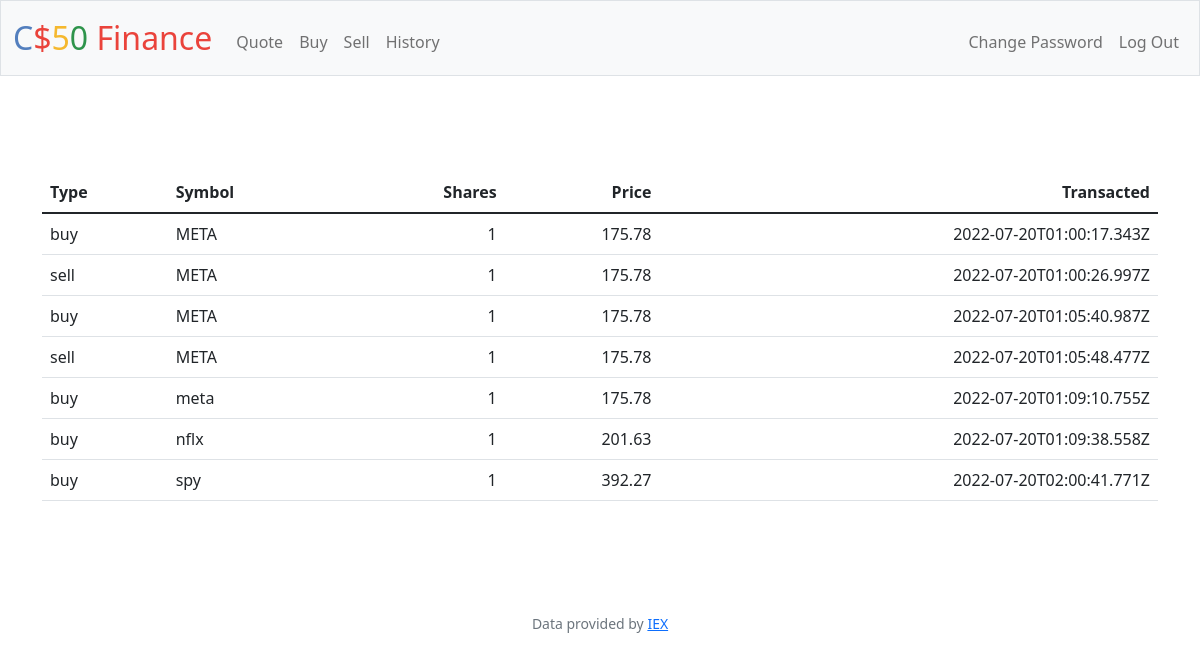
The page /history (signed in) on the database its author committed.
### tables this page shows
CREATE TABLE transactions (user_id INTEGER NOT NULL, type TEXT NOT NULL, symbol TEXT NOT NULL, shares TEXT NOT NULL, price REAL NOT NULL, date TEXT, FOREIGN KEY(user_id) REFERENCES users(id));

### app.py (the view)
@app.route("/history")
@login_required
def history():
    user_id = session["user_id"]
    historic = db.execute("SELECT type,symbol,shares,price,date FROM transactions WHERE user_id = ?", user_id)
    return render_template("/history.html", historic=historic)

### app.py (called while the page is built)
@app.after_request
def after_request(response):
    response.headers["Cache-Control"] = "no-cache, no-store, must-revalidate"
    response.headers["Expires"] = 0
    response.headers["Pragma"] = "no-cache"
    return response

### helpers.py (called while the page is built)
def login_required(f):
    @wraps(f)
    def decorated_function(*args, **kwargs):
        if session.get("user_id") is None:
            return redirect("/login")
        return f(*args, **kwargs)
    return decorated_function

### templates/history.html (shortened to what this page needs)
{% extends "layout.html" %}
{% block main %}
<main class="container py-5 text-center">
    <table class="table">
        <thead>
            <tr>
                <th class="text-start">Type</th>
                <th class="text-start">Symbol</th>
                <th class="text-end">Shares</th>
                <th class="text-end">Price</th>
                <th class="text-end">Transacted</th>
            </tr>
        </thead>
        <tbody>
            {% for history in historic %}
                <tr>
                    <td class="text-start">{{ history["type"] }}</td>
                    <td class="text-start">{{ history["symbol"] }}</td>
                    <td class="text-end">{{ history["shares"] }}</td>
                    <td class="text-end">{{ history["price"] }}</td>
                    <td class="text-end">{{ history["date"] }}</td>
                </tr>
            {% endfor %}
        </tbody>
    </table>
</main>
{% endblock %}

### templates/layout.html (shortened to what this page needs)
<!DOCTYPE html>
<html lang="en">
    <head>
        <link href="https://cdn.jsdelivr.net/npm/bootstrap@5.1.3/dist/css/bootstrap.min.css" rel="stylesheet">
        <link href="/static/styles.css" rel="stylesheet">
    </head>
    <body>
        <nav class="bg-light border navbar navbar-expand-md navbar-light">
            <div class="container-fluid">
                <a class="navbar-brand" href="/"><span class="blue">C</span><span class="red">$</span><span class="yellow">5</span><span class="green">0</span> <span class="red">Finance</span></a>
                <div class="collapse navbar-collapse" id="navbar">
                    {% if session["user_id"] %}
                        <ul class="navbar-nav me-auto mt-2">
                            <li class="nav-item"><a class="nav-link" href="/quote">Quote</a></li>
                            <li class="nav-item"><a class="nav-link" href="/buy">Buy</a></li>
                            <li class="nav-item"><a class="nav-link" href="/sell">Sell</a></li>
                            <li class="nav-item"><a class="nav-link" href="/history">History</a></li>
                        </ul>
                        <ul class="navbar-nav ms-auto mt-2">
                            <li class="nav-item"><a class="nav-link" href="/change_password">Change Password</a></li>
                            <li class="nav-item"><a class="nav-link" href="/logout">Log Out</a></li>
                        </ul>
                    {% else %}
                        <ul class="navbar-nav ms-auto mt-2">
                            <li class="nav-item"><a class="nav-link" href="/register">Register</a></li>
                            <li class="nav-item"><a class="nav-link" href="/login">Log In</a></li>
                        </ul>
                    {% endif %}
                </div>
            </div>
        </nav>
        <main class="container-fluid py-5 text-center">
            {% block main %}{% endblock %}
        </main>
        <footer class="mb-5 small text-center text-muted">
            Data provided by <a href="https://iexcloud.io/">IEX</a>
        </footer>
    </body>
</html>

### static/styles.css (style rules this page uses)
nav .navbar-brand { font-size: xx-large; }
nav .navbar-brand .blue { color: #537fbe; }
nav .navbar-brand .red { color: #ea433b; }
nav .navbar-brand .yellow { color: #f5b82e; }
nav .navbar-brand .green { color: #2e944b; }

### rows shown on the page
transactions: type "buy", symbol "META", shares "1", price "175.78", date "2022-07-20T01:00:17.343Z"
transactions: type "sell", symbol "META", shares "1", price "175.78", date "2022-07-20T01:00:26.997Z"
transactions: type "buy", symbol "META", shares "1", price "175.78", date "2022-07-20T01:05:40.987Z"
transactions: type "sell", symbol "META", shares "1", price "175.78", date "2022-07-20T01:05:48.477Z"
transactions: type "buy", symbol "meta", shares "1", price "175.78", date "2022-07-20T01:09:10.755Z"
transactions: type "buy", symbol "nflx", shares "1", price "201.63", date "2022-07-20T01:09:38.558Z"
transactions: type "buy", symbol "spy", shares "1", price "392.27", date "2022-07-20T02:00:41.771Z"
